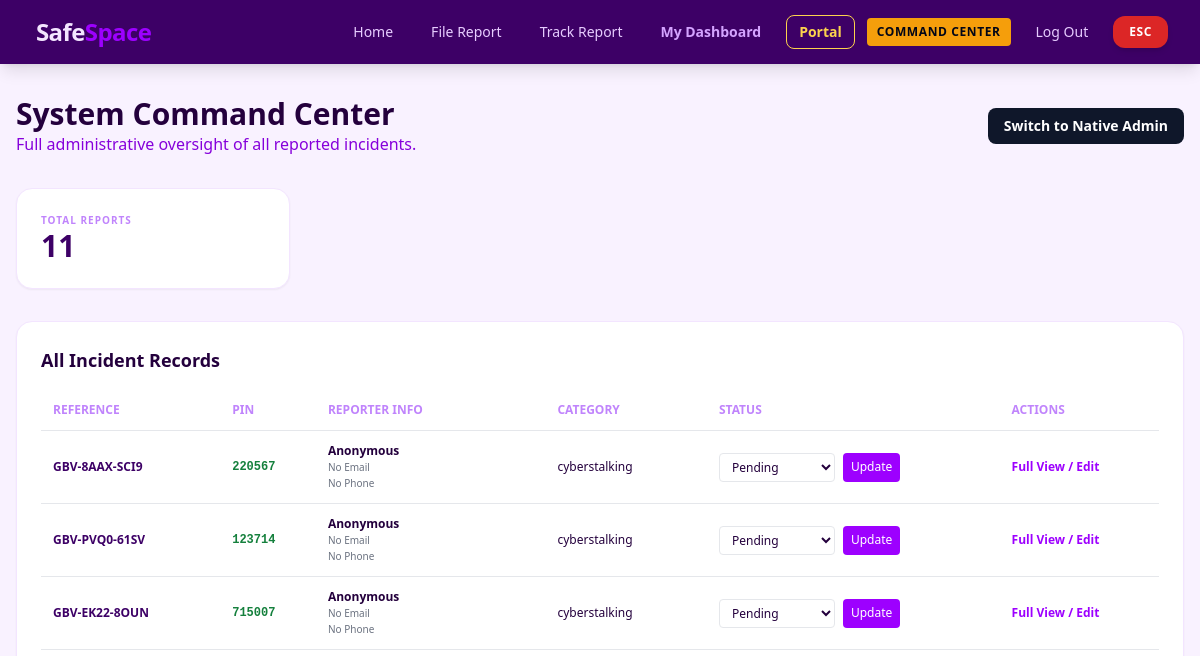
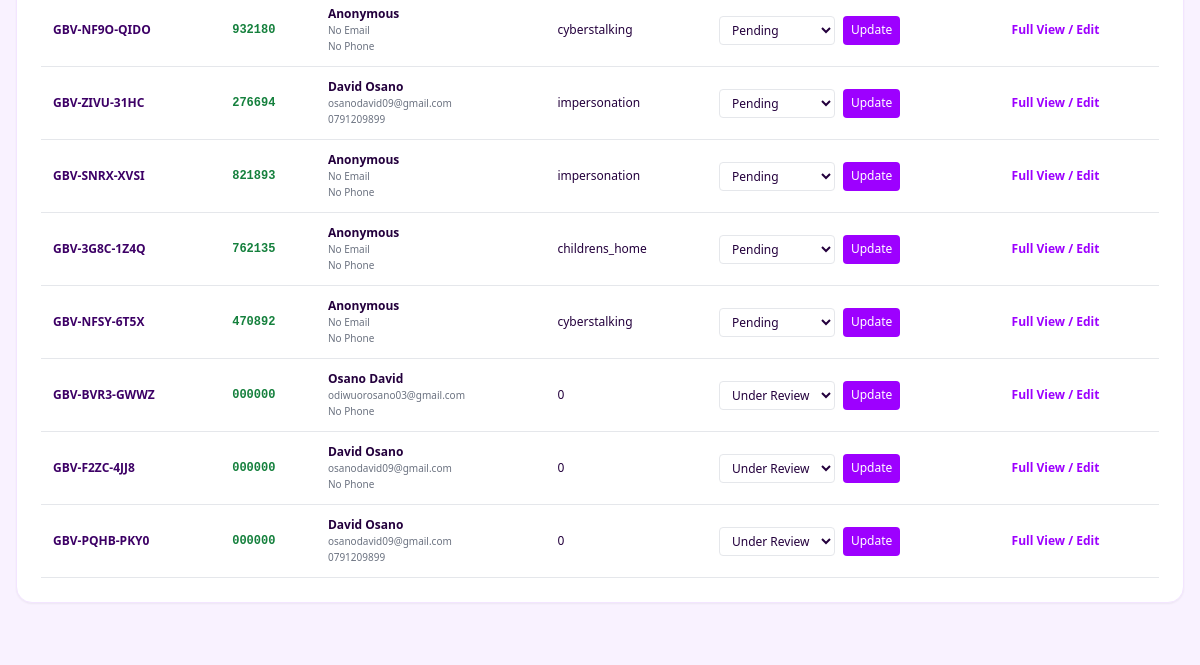
Before: /admin-dashboard/ (signed in, upper part) with the older database file (2 pictures, top to bottom).
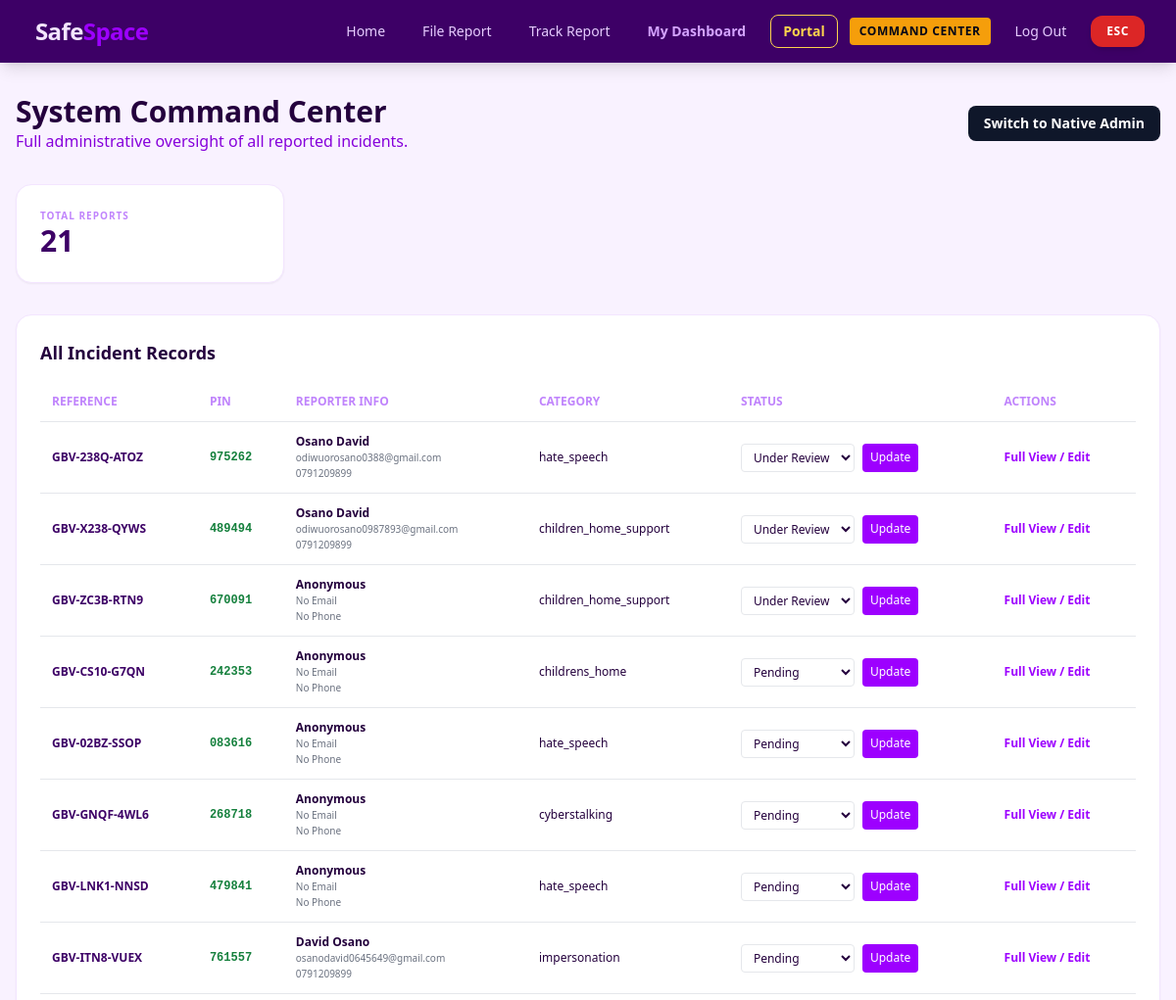
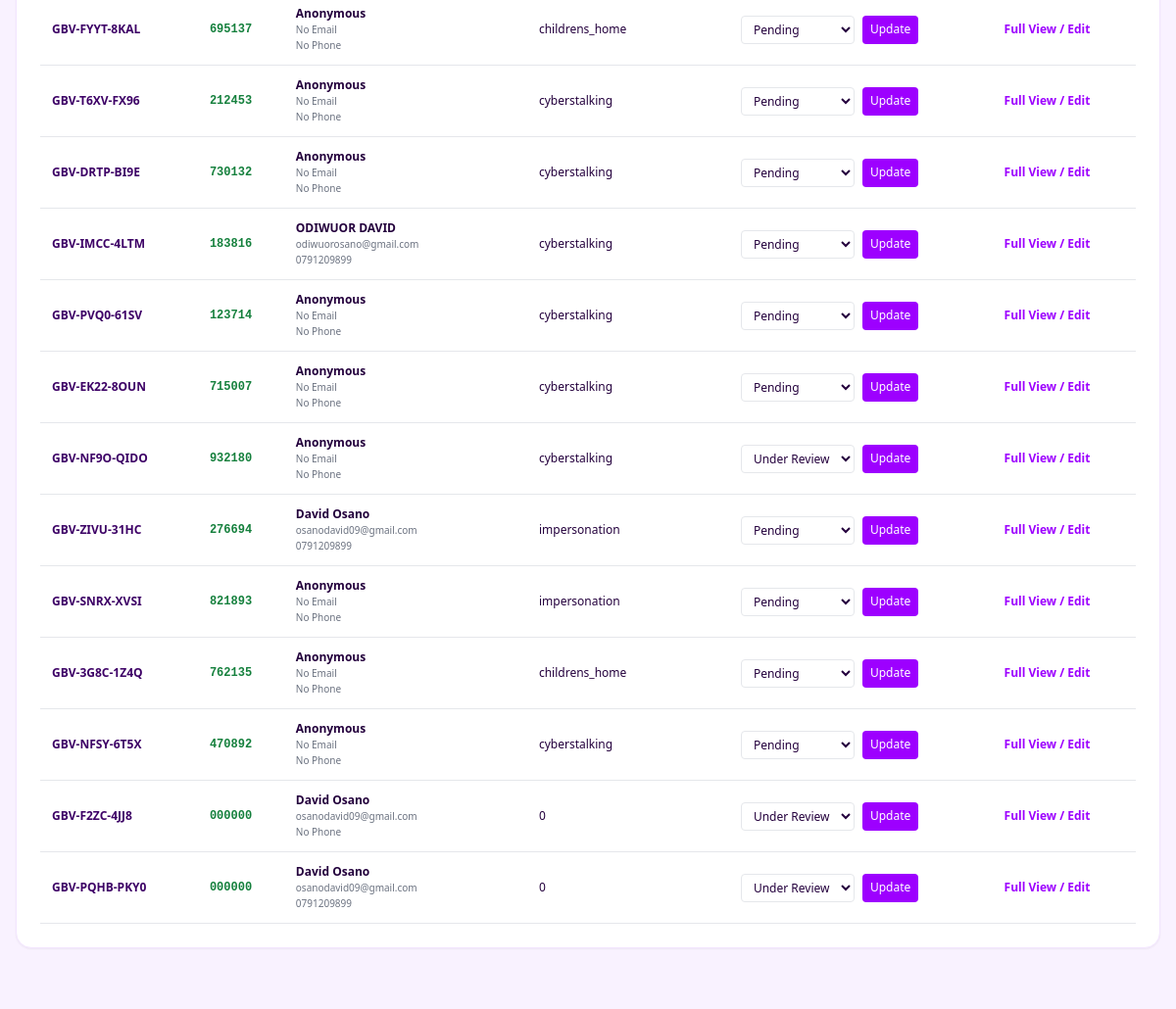
After: the same page with the newer database file (2 pictures, top to bottom).
### reports/models.py (models this page shows, shortened)
class IncidentReport(models.Model):
    CATEGORY_CHOICES = [
        ('cyberstalking', 'Cyberstalking & Harassment'),
        ('doxing', 'Non-Consensual Image Sharing / DoXing'),
        ('impersonation', 'Impersonation & Identity Theft'),
        ('threats', 'Online Threats & Hate Speech'),
        ('other', 'Other Forms of Online Abuse'),
        ('children_home_support', 'Children\'s Home Support'),
    ]
    STATUS_CHOICES = [
        ('pending', 'Pending Review'),
        ('under_review', 'Under Investigation'),
        ('action_taken', 'Action Taken / Resolved'),
        ('closed', 'Closed'),
    ]
    URGENCY_CHOICES = [
        ('low', 'Low Priority'),
        ('medium', 'Medium Priority'),
        ('high', 'High Priority'),
        ('critical', 'Critical Intervention Required'),
    ]
    LEVEL_CHOICES = [
        (0, 'Unassigned'),
        (1, 'Initial Review'),
        (2, 'Escalated/Urgent'),
        (3, 'Resolved')
    ]
    reference_number = models.CharField(max_length=14, unique=True, editable=False, db_index=True)
    case_access_pin = models.CharField(max_length=6, editable=False)
    reporter_profile = models.ForeignKey(User, on_delete=models.SET_NULL, blank=True, null=True)
    incident_category = models.CharField(max_length=100, choices=CATEGORY_CHOICES)
    description = models.TextField()
    incident_date = models.DateField(null=True, blank=True)
    platform_used = models.CharField(max_length=100)
    evidence_attachment = models.FileField(upload_to='evidence/%Y/%m/%d/', blank=True, null=True)
    level = models.IntegerField(choices=LEVEL_CHOICES, default=0)
    assigned_department = models.ForeignKey(Department, on_delete=models.SET_NULL, null=True, blank=True)
    assigned_to = models.ForeignKey(User, on_delete=models.SET_NULL, null=True, blank=True, related_name='assigned_cases')
    assigned_home = models.ForeignKey(ChildrensHome, on_delete=models.SET_NULL, null=True, blank=True)
    reporter_type = models.CharField(max_length=20, default='self')
    allow_contact = models.BooleanField(default=False)
    gender = models.CharField(max_length=5, default='P')
    age_group = models.CharField(max_length=10, blank=True, null=True)
    disability = models.CharField(max_length=20, default='none')
    reporter_name = models.CharField(max_length=100, blank=True, null=True)
    reporter_email = models.EmailField(blank=True, null=True)
    reporter_phone = models.CharField(max_length=20, blank=True, null=True)
    ai_classified_category = models.CharField(max_length=50, blank=True, null=True)
    ai_urgency_score = models.CharField(max_length=20, choices=URGENCY_CHOICES, default='low')
    ai_research_insights = models.TextField(blank=True, null=True)
    status = models.CharField(max_length=20, choices=STATUS_CHOICES, default='pending')
    admin_notes = models.TextField(blank=True, null=True)
    created_at = models.DateTimeField(auto_now_add=True)
    updated_at = models.DateTimeField(auto_now=True)

### reports/views.py (the view)
# urls.py: path('admin-dashboard/', views.custom_admin_dashboard, name='custom_admin_dashboard'),
@staff_member_required
def custom_admin_dashboard(request):
    return render(request, 'reports/custom_admin_dashboard.html', {
        'total_reports': IncidentReport.objects.count(),
        'recent_reports': IncidentReport.objects.all().order_by('-created_at'),
        'recent_logs': AuditLog.objects.all().order_by('-timestamp')[:15],
    })

### reports/templates/reports/custom_admin_dashboard.html (shortened to what this page needs)
{% extends 'base.html' %}
{% block content %}
<div class="max-w-7xl mx-auto px-4 py-8">
    <div class="mb-8 flex justify-between items-center">
        <div>
            <h1 class="text-3xl font-black text-purple-950">System Command Center</h1>
            <p class="text-purple-700">Full administrative oversight of all reported incidents.</p>
        </div>
        <a href="/admin/" class="bg-slate-900 text-white px-4 py-2 rounded-lg text-sm font-bold hover:bg-slate-800">Switch to Native Admin</a>
    </div>
    <div class="grid grid-cols-1 md:grid-cols-4 gap-6 mb-8">
        <div class="bg-white p-6 rounded-2xl shadow-sm border border-purple-100">
            <h3 class="text-[10px] font-black text-purple-400 uppercase tracking-widest">Total Reports</h3>
            <p class="text-3xl font-black text-purple-900">{{ total_reports }}</p>
        </div>
    </div>
    <div class="bg-white p-6 rounded-2xl shadow-sm border border-purple-100 mb-8">
        <h2 class="text-lg font-bold text-purple-950 mb-4">All Incident Records</h2>
        <div class="overflow-x-auto">
            <table class="w-full text-xs">
                <thead>
                    <tr class="text-left text-purple-400 border-b uppercase">
                        <th class="p-3">Reference</th>
                        <th class="p-3">PIN</th>
                        <th class="p-3">Reporter Info</th>
                        <th class="p-3">Category</th>
                        <th class="p-3">Status</th>
                        <th class="p-3">Actions</th>
                    </tr>
                </thead>
                <tbody>
                    {% for report in recent_reports %}
                    <tr class="border-b hover:bg-purple-50 transition">
                        <td class="p-3 font-bold text-purple-900">
                            <a href="{% url 'friendly_edit' report.id %}" class="hover:underline">{{ report.reference_number }}</a>
                        </td>
                        <td class="p-3 font-mono font-bold text-green-700">{{ report.case_access_pin }}</td>
                        <td class="p-3">
                            <div class="font-bold">{{ report.reporter_name|default:"Anonymous" }}</div>
                            <div class="text-[10px] text-gray-500">{{ report.reporter_email|default:"No Email" }}</div>
                            <div class="text-[10px] text-gray-500">{{ report.reporter_phone|default:"No Phone" }}</div>
                        </td>
                        <td class="p-3">{{ report.incident_category|default:"---" }}</td>
                        <td class="p-3">
                            <form action="{% url 'update_status' report.id %}" method="POST" class="flex gap-2">
                                <select name="status" class="border rounded px-2 py-1 bg-white">
                                    <option value="pending" {% if report.status == 'pending' %}selected{% endif %}>Pending</option>
                                    <option value="under_review" {% if report.status == 'under_review' %}selected{% endif %}>Under Review</option>
                                </select>
                                <button type="submit" class="bg-purple-600 text-white px-2 py-1 rounded">Update</button>
                            </form>
                        </td>
                        <td class="p-3">
                            <a href="{% url 'friendly_edit' report.id %}" class="text-purple-600 font-bold hover:underline">Full View / Edit</a>
                        </td>
                    </tr>
                    {% endfor %}
                </tbody>
            </table>
        </div>
    </div>
</div>
{% endblock %}

Changed rows visible on the page:
removed IncidentReport: reference_number "GBV-8AAX-SCI9", case_access_pin "220567", reporter_name "Anonymous", reporter_email "No Email", reporter_phone "No Phone", incident_category "cyberstalking", status "Pending"
removed IncidentReport: reference_number "GBV-BVR3-GWWZ", case_access_pin "000000", reporter_name "Osano David", reporter_email "odiwuorosano03@gmail.com", reporter_phone "No Phone", incident_category "0", status "Under Review"
added IncidentReport: reference_number "GBV-238Q-ATOZ", case_access_pin "975262", reporter_name "Osano David", reporter_email "odiwuorosano0388@gmail.com", reporter_phone "0791209899", incident_category "hate_speech", status "Under Review"
added IncidentReport: reference_number "GBV-X238-QYWS", case_access_pin "489494", reporter_name "Osano David", reporter_email "odiwuorosano0987893@gmail.com", reporter_phone "0791209899", incident_category "children_home_support", status "Under Review"
added IncidentReport: reference_number "GBV-ZC3B-RTN9", case_access_pin "670091", reporter_name "Anonymous", reporter_email "No Email", reporter_phone "No Phone", incident_category "children_home_support", status "Under Review"
added IncidentReport: reference_number "GBV-CS10-G7QN", case_access_pin "242353", reporter_name "Anonymous", reporter_email "No Email", reporter_phone "No Phone", incident_category "childrens_home", status "Pending"
added IncidentReport: reference_number "GBV-02BZ-SSOP", case_access_pin "083616", reporter_name "Anonymous", reporter_email "No Email", reporter_phone "No Phone", incident_category "hate_speech", status "Pending"
added IncidentReport: reference_number "GBV-GNQF-4WL6", case_access_pin "268718", reporter_name "Anonymous", reporter_email "No Email", reporter_phone "No Phone", incident_category "cyberstalking", status "Pending"
added IncidentReport: reference_number "GBV-LNK1-NNSD", case_access_pin "479841", reporter_name "Anonymous", reporter_email "No Email", reporter_phone "No Phone", incident_category "hate_speech", status "Pending"
added IncidentReport: reference_number "GBV-ITN8-VUEX", case_access_pin "761557", reporter_name "David Osano", reporter_email "osanodavid0645649@gmail.com", reporter_phone "0791209899", incident_category "impersonation", status "Pending"
added IncidentReport: reference_number "GBV-FYYT-8KAL", case_access_pin "695137", reporter_name "Anonymous", reporter_email "No Email", reporter_phone "No Phone", incident_category "childrens_home", status "Pending"
added IncidentReport: reference_number "GBV-T6XV-FX96", case_access_pin "212453", reporter_name "Anonymous", reporter_email "No Email", reporter_phone "No Phone", incident_category "cyberstalking", status "Pending"
added IncidentReport: reference_number "GBV-DRTP-BI9E", case_access_pin "730132", reporter_name "Anonymous", reporter_email "No Email", reporter_phone "No Phone", incident_category "cyberstalking", status "Pending"
added IncidentReport: reference_number "GBV-IMCC-4LTM", case_access_pin "183816", reporter_name "ODIWUOR DAVID", reporter_email "odiwuorosano@gmail.com", reporter_phone "0791209899", incident_category "cyberstalking", status "Pending"
changed IncidentReport "GBV-NF9O-QIDO": status "Pending" → "Under Review"
Other visible differences:
{{ total_reports }}: "11" → "21"
